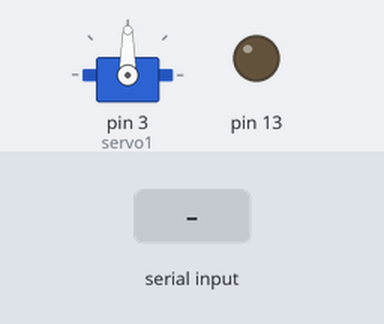
The sketch below on a simulated Arduino Uno, built with avr-gcc and run on an emulated ATmega328P. Parts: servo, output pins drawn as LEDs (lit = HIGH). The test bench sets the inputs (shaded band).

Above: at 1.2 s.
1.3 s: "q90\n" received over Serial
At 1.8 s:
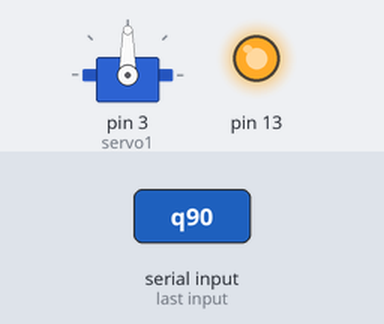
Timing chart, 0 to 4.3 s (numbered marks = the images above; inputs shaded):
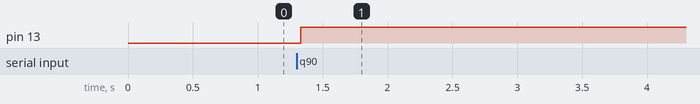

Measured:
- after the input at 1.3 s, pin 13: LOW → HIGH at once

The sketch:

ServoControl.ino
```cpp
/* Servo control for Swivl 2.0 */
#include <SoftwareSerial.h>

#include <Servo.h>

Servo servo1;
int xValue = 0;
char a;
char b;
char c;
int digit1 = 0;
int digit2 = 0;
int digit3 = 0;
int total;
int currentServoPos = 90;
void setup() {
  // put your setup code here, to run once:
  servo1.attach(3);//Tells the arduino that the data line for the servo is in pin 2
  Serial.begin(9600);
  servo1.write(currentServoPos);
  pinMode(13, OUTPUT);
  digitalWrite(13, LOW);

}

void loop() {
  // put your main code here, to run repeatedly:
  if(Serial.read() == 'q')//waits for a new reading from the PI
  {

    delay(10);//translates communication from pi to useable data
    a = Serial.read();
    delay(10);
    b = Serial.read();
    delay(10);
    c = Serial.read();
    digit1 = int(a);
    digit2 = int(b);
    digit3 = int(c);
    digit1 = digit1 - 48;
    digit2 = digit2 - 48;
    digit3 = digit3 - 48;
    digit1 = digit1 * 100;
    digit2 = digit2 * 10;
    total = digit1 + digit2 + digit3;
    digitalWrite(13, HIGH);

     if(total == 001)
     {
       if(currentServoPos < 180)
       {
          currentServoPos = currentServoPos + 10;
       }
     }
     else if(total == 003)
     {
        if(currentServoPos > 0)
        {
           currentServoPos = currentServoPos - 10;
        }
     }
     servo1.write(currentServoPos);


  }
}
```
